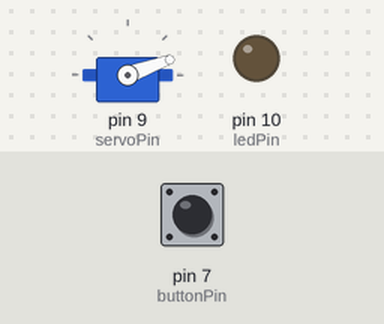
The sketch below on a simulated Arduino Uno, built with avr-gcc and run on an emulated ATmega328P. On the bench: servo, output pins drawn as LEDs (lit = HIGH). Dashed ring = blinking. Inputs (shaded band) come from the test bench; at power-on: pin 7 (buttonPin) LOW. Pins used as bus, display or sensor lines are not drawn.

Above: at 1.7 s.
1.8 s: pin 7 (buttonPin) pulled HIGH for 0.15 s
At 3.65 s:
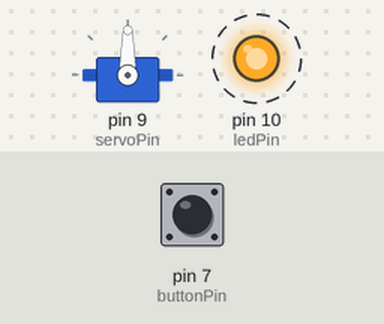
At 5.5 s:
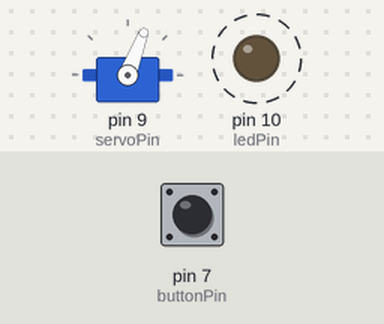
Timing chart, 0 to 7.8 s (numbered marks = the images above; inputs shaded):
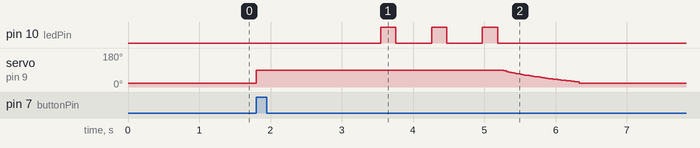

Measured:
- after the input at 1.8 s, pin 10 (ledPin): alternates HIGH for 0.21 s and LOW for 0.50 s, 6 changes in all, then stays LOW, starting after 1.7 s

The sketch:

sci-fi_gate.ino
```cpp
#include <Servo.h>

Servo servoMotor;

int anguloCerrado = 20;
int anguloAbierto = 90;

int buttonPin = 7;
int buzzerPin = 8;
int servoPin = 9;
int ledPin = 10;

void setup() {
  servoMotor.attach(servoPin);
  cerrarCompuerta();
  pinMode(buttonPin,INPUT);
  pinMode(ledPin,OUTPUT);
  tone(buzzerPin, 0, 5);
  delay(5);
  noTone(buzzerPin);
  playReady();
  delay(10);
}

void loop() {
  int buttonState = digitalRead(buttonPin);
  if (buttonState == HIGH) {
    abrirCompuerta();
    playCharge();
    playReady();
    delay(300);
    actionShot();
    delay(500);
    actionShot();
    delay(500);
    actionShot();
    delay(50);
    actionDisCharge();
    playNoAmmo();
    while(buttonState==HIGH){
      buttonState = digitalRead(buttonPin);
    }
  }
}

//-----------Servo-------------

void cerrarCompuerta(){
  servoMotor.write(anguloCerrado);
}

void abrirCompuerta(){
  servoMotor.write(anguloAbierto);
}


//-----------Buzzer-------------

void playTone(int atone, int duration) { // A sub routine for playing tones like the standard arduino melody example
  for (long i = 0; i < duration * 1000L; i += atone * 2) {
    digitalWrite(buzzerPin, HIGH);
    delayMicroseconds(atone);
    digitalWrite(buzzerPin, LOW);
    delayMicroseconds(atone);
  }
}

void playCharge(){
  for (int i = 1;i < 254;i++) {
    playTone((3000-9*i), 1);
  }
}

void playDischarge(){
  for (int i = 1;i < 254;i++) {
      playTone((1000+9*i), 2);
  }
}

void playNoAmmo() {
  for (int i=0;i<3;i++){
    playTone(500, 100);
    playTone(1000, 100);
    delay(300);
  }
}

void playReady(){
  playTone(500, 500);
}

void playShot(){
  playTone(500, 50);
  for (int i = 1;i < 64;i++) {
      playTone((1000+9*i), 1);
  }
}


//-----------Acciones_Complejas------------

void actionDisCharge(){
  int pos=90;
  int j = 0;
  for (int i = 1;i < 254;i++) {
    playTone((1000+9*i), 2);
    j++;
    if (j==4){
      pos=pos-1;
      servoMotor.write(pos);
      j=0;
    }
  }
  servoMotor.write(20);
}

void actionShot(){
  digitalWrite(ledPin, HIGH);
  playShot();
  digitalWrite(ledPin, LOW);
}
```
